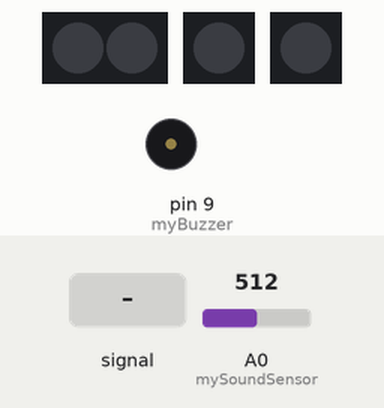
A sketch run on a simulated Arduino Uno, built with avr-gcc and run on an emulated ATmega328P. Parts: 2 RGB LEDs in strip order, left to right, 2 × 1 RGB LEDs in strip order, left to right, buzzer (waves = sounding). Inputs (shaded band) come from the test bench; at power-on: A0 (mySoundSensor) = 512. Dim RGB values are drawn brighter than linear.

Above: at 1.2 s.
1.3 s: A0 (mySoundSensor) fed a 1000 Hz sine of ±255 counts around its level
At 2.5 s:
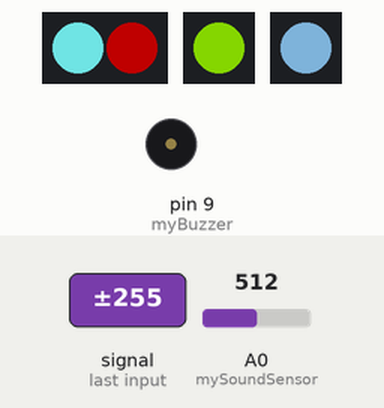
At 5.25 s:
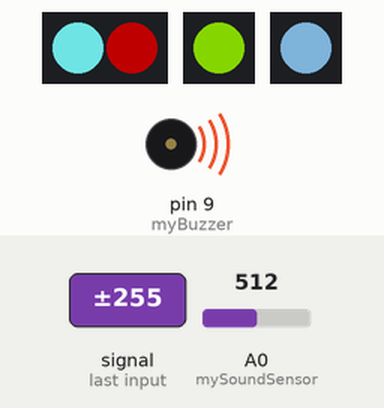
Timing chart, 0 to 10.3 s (numbered marks = the images above; inputs shaded):
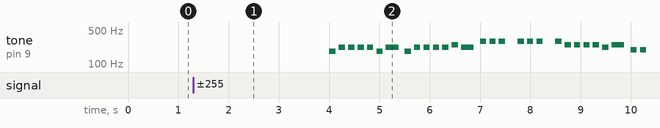

The sketch:

main_arduino.ino
```cpp
/*
 * Main Arduino
 * Version 20190708
 * Read sound data every 0.1 sec
 * If sound is larger than LOUD_SOUND,
 * buzzer_melody, led_blink
 */

#include "pitches.h"

// BLUETOOTH defines
#include <SoftwareSerial.h>
SoftwareSerial mySerial(3,4);

// SOUND defines
const int LOUD_SOUND = 615;
const int mySoundSensor = A0;
const int myBuzzer = 9;
const int subArduino = 7;

// LED defines
#include <Adafruit_NeoPixel.h>
#ifdef __AVR__
#include <avr/power.h> // Required for 16 MHz Adafruit Trinket
#endif

const int LED_PIN1 = 11;
const int LED_PIN2 = 5;
const int LED_PIN3 = 6;

const int LED_COUNT1 = 2;
const int LED_COUNT2 = 1;


const int LED_COUNT3 = 1;// LED 갯수
const int BRIGHTNESS = 170;
const int delayVAL = 2000;
Adafruit_NeoPixel pixels1(LED_COUNT1, LED_PIN1, NEO_GRB + NEO_KHZ800);
Adafruit_NeoPixel pixels2(LED_COUNT2, LED_PIN2, NEO_GRB + NEO_KHZ800);
Adafruit_NeoPixel pixels3(LED_COUNT3, LED_PIN3, NEO_GRB + NEO_KHZ800);

///////////////////////////////////////////////////////////////////////////////////
void setup() {
  pinMode(mySoundSensor, INPUT);
//  Serial.begin(9600);
  mySerial.begin(9600);

  // LED setup
    #if defined(__AVR_ATtiny85__) && (F_CPU == 16000000)
  clock_prescale_set(clock_div_1);
  #endif
  // END of Trinket-specific code.
  pixels1.setBrightness(BRIGHTNESS);
  pixels2.setBrightness(BRIGHTNESS);
  pixels3.setBrightness(BRIGHTNESS);
  pixels1.begin();
  pixels2.begin();
  pixels3.begin();

}

void loop() {
  int readSound = analogRead(A0);
//  Serial.println(readSound);

  if(readSound > LOUD_SOUND)
  {
    mySerial.write(readSound);
    delay(100);
    mySerial.write(readSound);
    delay(100);

    led_blink();
    buzzer_melody();
    pixels1.clear();
    pixels2.clear();
    pixels3.clear();
    pixels1.show();
    pixels2.show();
    pixels3.show();
  }

  delay(100);
}

void led_blink()
{
  pixels1.setPixelColor(0, pixels1.Color(125, 255, 255));
  pixels1.setPixelColor(1, pixels1.Color(125, 0, 0));
  pixels2.setPixelColor(0, pixels2.Color(125, 200, 0));
  pixels3.setPixelColor(0, pixels3.Color(125, 178, 217));

  pixels2.show();
  pixels3.show();
  pixels1.show();//설정 값 출력
  delay(delayVAL);


}

void buzzer_melody()
{
int melody[] = {
   NOTE_FS3, NOTE_A3, NOTE_A3, NOTE_A3,NOTE_A3, NOTE_FS3, NOTE_A3,       NOTE_FS3, NOTE_A3, NOTE_A3, NOTE_A3,NOTE_A3, NOTE_B3, NOTE_A3,
   NOTE_D4, NOTE_D4, NOTE_D4, 0, NOTE_D4, NOTE_D4, NOTE_D4,0,    NOTE_D4, NOTE_B3, NOTE_B3, NOTE_B3,NOTE_B3, NOTE_A3, NOTE_B3,
   NOTE_G3, NOTE_G3, NOTE_A3, NOTE_A3,NOTE_B3, NOTE_B3, NOTE_CS4, NOTE_D4,      NOTE_D4, NOTE_AS3, NOTE_AS3, NOTE_AS3,0,
   NOTE_FS4, NOTE_FS4, NOTE_FS4, NOTE_FS4, NOTE_FS4, NOTE_D4, NOTE_FS4,       NOTE_E4, 0,0,
   NOTE_A3, NOTE_A3, NOTE_A3, NOTE_A3, NOTE_A3, NOTE_FS3, NOTE_A3,      NOTE_A3, NOTE_A3, NOTE_A3, NOTE_A3, NOTE_A3, NOTE_B3, NOTE_A3,
   NOTE_D4, NOTE_D4, NOTE_D4, NOTE_D4, NOTE_D4, NOTE_D4, NOTE_D4, NOTE_D4,   NOTE_D4, NOTE_B3, NOTE_B3, NOTE_B3, NOTE_B3, NOTE_A3, NOTE_B3,
   NOTE_D4, NOTE_D4, NOTE_E4, NOTE_E4, NOTE_FS4, NOTE_FS4, NOTE_G4, NOTE_A4,   NOTE_A4, NOTE_A4, NOTE_A4, NOTE_A4, NOTE_A4, NOTE_G4, 0,
   NOTE_FS4, NOTE_FS4, NOTE_FS4, NOTE_FS4, NOTE_FS4, NOTE_E4, NOTE_D4,      NOTE_D4,0, NOTE_A3, NOTE_FS4, NOTE_A3, NOTE_FS4,
   NOTE_A3, NOTE_FS4, NOTE_FS4, NOTE_E4,               NOTE_B3, NOTE_CS4, NOTE_D4, NOTE_CS4,NOTE_D4, NOTE_D4, NOTE_CS4,
   NOTE_CS4, NOTE_D4, NOTE_E4, NOTE_E4,NOTE_E4, NOTE_CS4, 0,      NOTE_CS4, NOTE_B3, NOTE_CS4, NOTE_B3, NOTE_CS4, NOTE_D4, NOTE_E4,NOTE_D4,
   NOTE_D4, NOTE_CS4, NOTE_B3, 0,   NOTE_B3, NOTE_CS4, NOTE_D4, NOTE_D4,0, NOTE_FS4, NOTE_A3,
   NOTE_CS4, NOTE_D4, NOTE_E4, NOTE_E4,0,    NOTE_CS4, NOTE_D4, NOTE_E4, NOTE_D4,NOTE_FS4, NOTE_FS4, NOTE_A3,
   NOTE_FS4, NOTE_G4, NOTE_FS4, NOTE_E4,NOTE_E4,    NOTE_E4, NOTE_D4,0,
   NOTE_B3, NOTE_CS4, NOTE_D4, NOTE_CS4, NOTE_D4, NOTE_CS4, NOTE_D4, 0,
   NOTE_A3, NOTE_CS4, NOTE_D4, NOTE_CS4, NOTE_D4, NOTE_CS4, NOTE_D4, NOTE_FS4,   NOTE_FS4, NOTE_FS4, NOTE_G4, NOTE_G4, NOTE_A4, NOTE_B4, NOTE_A4, NOTE_G4,
   NOTE_FS4, NOTE_D4, NOTE_D4, NOTE_E4, 0,    NOTE_B3, NOTE_CS4, NOTE_D4, NOTE_CS4, NOTE_D4, NOTE_CS4,NOTE_D4,0,
   NOTE_A3, NOTE_CS4, NOTE_D4, NOTE_CS4, NOTE_D4, NOTE_CS4, NOTE_D4, 0,     NOTE_FS4, NOTE_FS4, NOTE_FS4, NOTE_E4, NOTE_E4, NOTE_D4, NOTE_CS4,
   NOTE_D4, /*0,NOTE_D4, NOTE_E4,
   NOTE_B3, NOTE_CS4, NOTE_D4, NOTE_CS4, NOTE_D4, NOTE_CS4, NOTE_D4, 0,     NOTE_A3, NOTE_CS4, NOTE_D4, NOTE_CS4, NOTE_D4, NOTE_CS4, NOTE_D4, 0,0
   NOTE_B3, NOTE_CS4, NOTE_D4, NOTE_CS4, NOTE_D4, NOTE_CS4, NOTE_D4, 0,     NOTE_A3, NOTE_CS4, NOTE_D4, NOTE_CS4, NOTE_D4, NOTE_CS4, NOTE_D4, NOTE_FS4,
   NOTE_FS4, NOTE_FS4, NOTE_G4, NOTE_A4, NOTE_E4, NOTE_D4, NOTE_CS4, NOTE_D4,
   NOTE_B3, NOTE_CS4, NOTE_D4, 0, NOTE_CS4, NOTE_D4,   NOTE_A3, NOTE_CS4, NOTE_D4, 0, NOTE_CS4, NOTE_D4,
   NOTE_A3, NOTE_B3, NOTE_CS4, NOTE_D4, NOTE_CS4, NOTE_D4,0,NOTE_E4,          ccccccccccccccccccccccccccccccccccccccNOTE_E4*/
};

// note durations: 4 = quarter note, 8 = eighth note, etc.:
int noteDurations[] = {
    8,8,8,8,8,8,4,    8,8,8,8,8,8,4, //14
    8,8,8,8,8,8,8,8,  8,8,8,8,8,8,4,//15
    8,8,8,8,8,8,8,8,  8,4,8,4,4,  //13
    8,8,8,8,8,8,4,   4,4,2,  //10
    8,8,8,8,8,8,4,  8,8,8,8,8,8,4, //14
    8,8,8,8,8,8,8,8,  8,8,8,8,8,8,4, //15
    8,8,8,8,8,8,8,8,  8,8,8,8,8,8,4, //15
    8,8,8,8,8,8,4,  4,4,8,8,8,8, // 13
    4,4,4,4,    8,8,8,8,4,8,8, // 11
    8,8,8,8,8,8,4,  8,8,8,8,8,8,8,8, //15
    4,4,4,4,    8,8,8,8,4,8,8,  //11
    8,8,8,8,2,  8,8,8,8,4,8,8, //12
    4,4,4,8,8,  8,2,2, //8
    8,8,8,8,8,8,8,8, //8
    8,8,8,8,8,8,8,8,  8,8,8,8,8,8,8,8, //16
    8,8,4,4,4,   8,8,8,8,8,8,8,8,  //13
    8,8,8,8,8,8,8,8,    8,8,8,8,8,8,4, //15
    2 /*4,4,2, //4
    8,8,8,8,8,8,8,8,  8,8,8,8,8,8,8,8,1, //16
    8,8,8,8,8,8,8,8,  8,8,8,8,8,8,8,8, //16
    8,8,8,8,8,8,4,2, //8
    4,8,8,8,8,4,   4,8,8,8,8,4, //12
    8,8,8,8,8,8,8,8,1 //9*/
  };

    for (int thisNote = 0; thisNote < 219; thisNote++) {

    int noteDuration = 1000 / noteDurations[thisNote];
    tone(myBuzzer, melody[thisNote], noteDuration);

    int pauseBetweenNotes = noteDuration * 1.50;
    delay(pauseBetweenNotes);
    noTone(myBuzzer);
  }
}
```

pitches.h
```cpp
/*************************************************
 * Public Constants
 *************************************************/

#define NOTE_B0  31
#define NOTE_C1  33
#define NOTE_CS1 35
#define NOTE_D1  37
#define NOTE_DS1 39
#define NOTE_E1  41
#define NOTE_F1  44
#define NOTE_FS1 46
#define NOTE_G1  49
#define NOTE_GS1 52
#define NOTE_A1  55
#define NOTE_AS1 58
#define NOTE_B1  62
#define NOTE_C2  65
#define NOTE_CS2 69
#define NOTE_D2  73
#define NOTE_DS2 78
#define NOTE_E2  82
#define NOTE_F2  87
#define NOTE_FS2 93
#define NOTE_G2  98
#define NOTE_GS2 104
#define NOTE_A2  110
#define NOTE_AS2 117
#define NOTE_B2  123
#define NOTE_C3  131
#define NOTE_CS3 139
#define NOTE_D3  147
#define NOTE_DS3 156
#define NOTE_E3  165
#define NOTE_F3  175
#define NOTE_FS3 185
#define NOTE_G3  196
#define NOTE_GS3 208
#define NOTE_A3  220
#define NOTE_AS3 233
#define NOTE_B3  247
#define NOTE_C4  262
#define NOTE_CS4 277
#define NOTE_D4  294
#define NOTE_DS4 311
#define NOTE_E4  330
#define NOTE_F4  349
#define NOTE_FS4 370
#define NOTE_G4  392
#define NOTE_GS4 415
#define NOTE_A4  440
#define NOTE_AS4 466
#define NOTE_B4  494
#define NOTE_C5  523
#define NOTE_CS5 554
#define NOTE_D5  587
#define NOTE_DS5 622
#define NOTE_E5  659
#define NOTE_F5  698
#define NOTE_FS5 740
#define NOTE_G5  784
#define NOTE_GS5 831
#define NOTE_A5  880
#define NOTE_AS5 932
#define NOTE_B5  988
#define NOTE_C6  1047
#define NOTE_CS6 1109
#define NOTE_D6  1175
#define NOTE_DS6 1245
#define NOTE_E6  1319
#define NOTE_F6  1397
#define NOTE_FS6 1480
#define NOTE_G6  1568
#define NOTE_GS6 1661
#define NOTE_A6  1760
#define NOTE_AS6 1865
#define NOTE_B6  1976
#define NOTE_C7  2093
#define NOTE_CS7 2217
#define NOTE_D7  2349
#define NOTE_DS7 2489
#define NOTE_E7  2637
#define NOTE_F7  2794
#define NOTE_FS7 2960
#define NOTE_G7  3136
#define NOTE_GS7 3322
#define NOTE_A7  3520
#define NOTE_AS7 3729
#define NOTE_B7  3951
#define NOTE_C8  4186
#define NOTE_CS8 4435
#define NOTE_D8  4699
#define NOTE_DS8 4978
```

Measured:
- after the input at 1.3 s, tone on pin 9 (myBuzzer): plays 185 Hz for 0.13 s, 220 Hz for 0.13 s, 220 Hz for 0.13 s, 220 Hz for 0.13 s, 220 Hz for 0.13 s, 185 Hz for 0.13 s … (29 notes in this stretch), starting after 2.7 s
